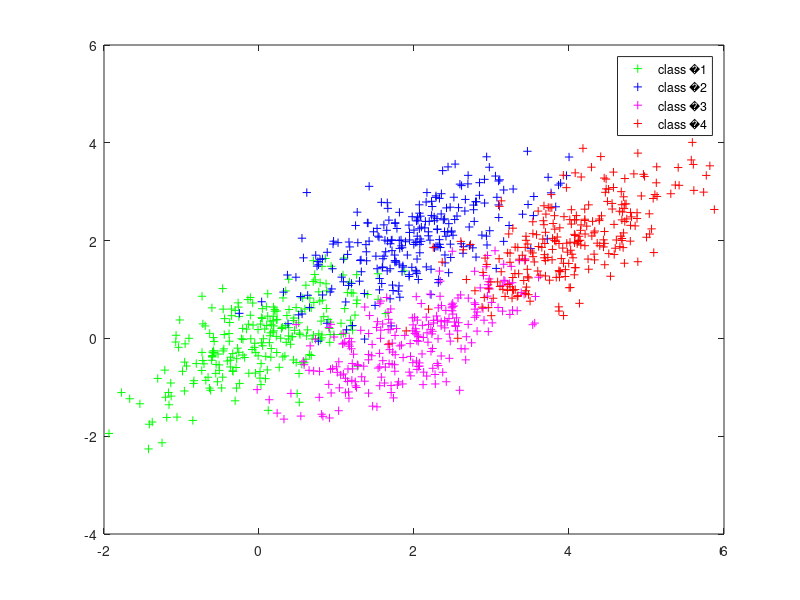

MATLAB code for this plot: (Note: this script raises an error after producing the figure.)
%%  MEROS D
%%  
%% Epanerxeste sto meros B, dhladh stis 4 isopi9anes klaseis me ypo syn9hkh
%% synarthsh pyknothtas pi9anothtas twn xarakthristikwn pou einai 2D 
%% Gaussians me meses times ths e3iswshs (1) kai koina, mh diagwnia mhtrwa
%% syndiasporas ths e3iswshs (3). Sto meros auto ths ergasias 9a 9ewrhsete 
%% oti exete dyo klaseis pou prokyptoun apo thn enwsh twn prohgoumenwn
%% klasewn, kai 9a ta3inomhsete ta dedomena xrhsimopoiwdas thn probolh tous
%% se katallhlh eu9eia, me bash tous metasxhmatismous PCA kai LDA. Gia ton
%% skopo auto:
%%
diary on;
clear; clc;
disp('MEROS D');
pause;
clc;

%% D.1
%% Opws kai sta prohgoumena merh, dhmiourghste to synolo ekpaideushs 1000
%% shmeiwn, pou "phgazoun" apo tis 4 klaseis kai katanomes
%%

disp('Meros D.1');
disp('------------');

p = [0.5, 0.5];
l = 2; M = 4; N = 1000; n = N/4;
randn('seed',0);

MU1 = [0,0]; MU2 = [2,2]; MU3 = [2,0]; MU4 = [4,2];
SIGMA = [0.6 0.4 ; 0.4 0.6];
r1 = mvnrnd(MU1,SIGMA,n);
r2 = mvnrnd(MU2,SIGMA,n);
r3 = mvnrnd(MU3,SIGMA,n);
r4 = mvnrnd(MU4,SIGMA,n);

disp('Figure1 shows the data for 4 classes');

figure(1);
plot(r1(:,1),r1(:,2),'g+');
hold on;
plot(r2(:,1),r2(:,2),'b+');
hold on;
plot(r3(:,1),r3(:,2),'m+');
hold on;
plot(r4(:,1),r4(:,2),'r+');
legend('class �1','class �2','class �3','class �4');

disp('Press any key to continue');
pause;
clc;

%% D.2
%% Syndyaste tis klaseis se dyo, dhladh thn �1 = �1U�2 kai �2=�3U�4
%%

disp('Meros D.2/D.3');
disp('------------');

data1 = fusion(r1,r2);
data2 = fusion(r3,r4);

M = 2; n = N/2;

%% D.3 
%% Sxediaste ta dedomena twn dyo klasewn ston 2-D xwro
%%

figure(2);
plot(data1(:,1),data1(:,2),'b+');
hold on;
plot(data2(:,1),data2(:,2),'r+');
legend('class �1','class �2');

disp('Figure2 shows the data for the fusioned classes');

disp('Press any key to continue');
pause;
clc;

%% D.4
%% 9ewrhste oti oi dyo klaseis modelopoioudai me mia 2-D Gaussian h ka9e
%% mia (dhladh h ypo syn9hkh synarthsh pyknothtas pi9anothtas twn 
%% xarakthristikwn do9eishs ths klashs). Ypologiste sthn synexeia tis meses
%% times kai mhtrwa syndiasporas twn dyo gaussians xrhsimopoiwdas ektimhsh
%% megisths pi9anofaneias
%%

disp('Meros D.4');
disp('------------');

disp('Mean and covarince based on maximum likelihood estimation');

m1 = [0,0]; m2 = [0,0];
for i=1:n
    m1 = m1 + data1(i,:);
    m2 = m2 + data2(i,:);
end

disp('Mean for class �1 :');
m1 = m1/n
disp('Mean for class �2 :');
m2 = m2/n


S1 = [0,0;0,0]; S2 = [0,0;0,0]; 
for i=1:n
    S1 = S1 + (data1(i,:) - m1)' * (data1(i,:) - m1);
    S2 = S2 + (data2(i,:) - m2)' * (data2(i,:) - m2);
end

disp('Covarience matrix for class �1 :');
S1 = S1/n
disp('Covarience matrix for class �1 :');
S2 = S2/n

disp('Press any key to continue');
pause;
clc;

%% D.5
%% Ta3inomhste ta dedomena stis dyo klaseis me bash ton ta3inomhth 
%% eukleideias apostashs kai ton bayesian ta3inomhth. Se ka9e periptwsh,
%% ypologiste to sfalma ta3inomhshs (%)
%%

disp('Meros D.5');
disp('------------');

% euclidean method for the data
disp('Euclidean method for the data');

norms1 = zeros(500,M);
norms2 = zeros(500,M);

for i=1:n
  norms1(i,1) = norm(data1(i,:)-m1,2);
  norms1(i,2) = norm(data1(i,:)-m2,2);
  
  norms2(i,1) = norm(data2(i,:)-m1,2);
  norms2(i,2) = norm(data2(i,:)-m2,2);
end

errors = 0;

for i=1:n
   if (find_min_pos(norms1(i,:))~= 1)
       errors = errors + 1;
   end
   if (find_min_pos(norms2(i,:))~= 2)
       errors = errors + 1;
   end
end

disp('Euclidean method for the data gives error (%) :');
(errors/N)*100


% bayesian method for the data
disp('Bayesian method for the data');

g1 = zeros(n,M);
g2 = zeros(n,M);

c = zeros(1,2);
c(1) = -0.5*l*log(2*pi)-0.5*log(det(S1));
c(2) = -0.5*l*log(2*pi)-0.5*log(det(S2));

for i=1:n
  g1(i,1) = -0.5*((data1(i,:)-m1)/S1) *(data1(i,:)-m1)' + log(p(1)) + c(1);
  g1(i,2) = -0.5*((data1(i,:)-m2)/S2) *(data1(i,:)-m2)' + log(p(2)) + c(2);

  g2(i,1) = -0.5*((data2(i,:)-m1)/S1) *(data2(i,:)-m1)' + log(p(1)) + c(1);
  g2(i,2) = -0.5*((data2(i,:)-m2)/S2) *(data2(i,:)-m2)' + log(p(2)) + c(2);
end

errors = 0;

for i=1:n
   if (find_max_pos(g1(i,:))~= 1)
       errors = errors + 1;
   end
   if (find_max_pos(g2(i,:))~= 2)
       errors = errors + 1;
   end
end

disp('Bayesian method for the data gives error (%) :');
(errors/N)*100

disp('Press any key to continue');
pause;
clc;

%% D6
%% Sth synexeia, breite thn monodiastath probolh twn dedomenwn tou synolou
%% ekpaideushs kata mhkos tou idiodianysmatos pou adistoixh sthn megalyterh
%% idiotimh me bash ton metasxhmatismo PCA. Sxediaste ta shmeia pou
%% prokyptoun. Ti parathreite;
%%

disp('Meros D.6');
disp('------------');

% STEP 1 : substract the mean
adjustData1 = zeros(n,M);
adjustData2 = zeros(n,M);
for i=1:n
    adjustData1(i,:) = data1(i,:) - m1;
    adjustData2(i,:) = data2(i,:) - m2;
end

% STEP 2 : calculate the the covarience matrix
R1 = [0,0;0,0]; R2 = [0,0;0,0]; 
for i=1:n
    R1 = R1 + adjustData1(i,:)' * adjustData1(i,:);
    R2 = R2 + adjustData2(i,:)' * adjustData2(i,:);
end
R1 = R1/n;
R2 = R2/n;

% STEP 3 : calculate the eigenvectors and the eigenvalues of the covarience
%          matrix
[V1,D1] = eig(R1);
[V2,D2] = eig(R2);

% STEP 4 : choosing components and forming a feature vector
A1 = eigenSort(D1,V1);
A2 = eigenSort(D2,V2);

% STEP 5 : deriving the new data set
newData1 = zeros(500,2);
newData2 = zeros(500,2);

lala = pca(adjustData1)

for i=1:n
%     newData1(i,:) = (lala(:,1))' * adjustData1(i,:)' ;
%     newData2(i,:) = (lala(:,1))' * adjustData2(i,:)' ;
    newData1(i,:) = (A1(:,1))' * adjustData1(i,:)' ;
    newData2(i,:) = (A2(:,1))' * adjustData2(i,:)' ;
end

disp('Figure3 demonstrates the projection of our data ');
disp('using the PCA trasform');

figure(3);
plot(data1(:,1),data1(:,2),'b+');
hold on;
plot(data2(:,1),data2(:,2),'r+');
hold on;
plot(newData1(:,1),newData1(:,2),'g+');
hold on;
plot(newData2(:,1),newData2(:,2),'g--o');
legend('class �1','class �2');

disp('Press any key to continue');
pause;
clc;

%% D.7
%% Ta3inomhste ta shmeia pou prokyptoun xrhsimopoiwdas ton monodiastato
%% ta3inomhth eukleideias apostashs kai ton bayesian ta3inomhth (gia
%% teleutaio xrhsimopoihste 1-D Gaussians gia ka9e klash). Ypologiste to
%% sfalma ta3inomhshs.
%%

disp('Meros D.7');
disp('------------');

% mean and variance for the pca data, based on likelihood
mean1=0; mean2=0;
for i=1:n
    mean1 = mean1 + newData1(i,1);
    mean2 = mean2 + newData2(i,1);
end
mean1 = mean1/500;
mean2 = mean2/500;

var1=0; var2=0;
for i=1:n
    var1 = (newData1(i,1)-mean1)^2;
    var2 = (newData2(i,1)-mean2)^2;
end
var1 = var1/n;
var2 = var2/n;

% euclidian method for the pca data
norms1 = zeros(n,M);
norms2 = zeros(n,M);

for i=1:n
  norms1(i,1) = norm(newData1(i,:)-mean1,2);
  norms1(i,2) = norm(newData1(i,:)-mean2,2);
  
  norms2(i,1) = norm(newData2(i,:)-mean1,2);
  norms2(i,2) = norm(newData2(i,:)-mean2,2);
end

errors = 0;

for i=1:n
   if (find_min_pos(norms1(i,:))~= 1)
       errors = errors + 1;
   end
   if (find_min_pos(norms2(i,:))~= 2)
       errors = errors + 1;
   end
end

disp('Euclidean method for the pca data gives error (%) :')
(errors/N)*100

% bayesian method for the pca data
g1pca = zeros(n,M);
g2pca = zeros(n,M);

c = zeros(1,2);
c(1) = -0.5*log(2*pi)-0.5*log(var1);
c(2) = -0.5*log(2*pi)-0.5*log(var2);

for i=1:n
  g1pca(i,1) = norm(newData1(i,:)-mean1,2)/(2*var1) + log(p(1)) + c(1);
  g1pca(i,2) = norm(newData1(i,:)-mean2,2)/(2*var2) + log(p(2)) + c(2);

  g2pca(i,1) = norm(newData2(i,:)-mean1,2)/(2*var1) + log(p(1)) + c(1);
  g2pca(i,2) = norm(newData2(i,:)-mean2,2)/(2*var2) + log(p(2)) + c(2);
end

errors = 0;

for i=1:n
   if (find_max_pos(g1pca(i,:))~= 1)
       errors = errors + 1;
   end
   if (find_max_pos(g2pca(i,:))~= 2)
       errors = errors + 1;
   end
end

disp('Bayesian method for the pca data gives error (%) :')
(errors/N)*100

disp('Press any key to continue');
pause;
clc;

%% D.8
%% Sth synexeia, breite pali thn monodiastath probolh twn dedomenwn tou
%% synolou ekpaideushs, alla auth th fora me bash ton metasxhmatismo LDA.
%% Sxediaste ta shmeia pou prokyptoun.Ti parathreite se sxesh me to 
%% bhma D.6; 
%%

disp('Meros D.8');
disp('------------');

Sw = p(1)*S1 + p(2)*S2;
w = Sw\((m1-m2)');

ldaData1 = zeros(n,M);
ldaData2 = zeros(n,M);

for i=1:n
    ldaData1(i,:) = w' * data1(i,:)' ;
    ldaData2(i,:) = w' * data2(i,:)' ;
end

ldaData1 = ldaData1/norm(w,2);
ldaData2 = ldaData2/norm(w,2);

disp('Figure4 demonstrates the projection of our data ');
disp('using the PCA trasform');

figure(4);
plot(data1(:,1),data1(:,2),'b+');
hold on;
plot(data2(:,1),data2(:,2),'r+');
hold on;
plot(-ldaData1(:,1),ldaData1(:,2),'b+');
hold on;
plot(-ldaData2(:,1),ldaData2(:,2),'r+');
legend('class �1','class �2');

disp('Press any key to continue');
pause;
clc;

%% D9
%% Ta3inomhste ta shmeia pou prokyptoun xrhsimopoiwdas ton monodiastato
%% ta3inomhth eukleideias apostashs kai ton bayesian ta3inomhth (gia ton
%% teleutaio xrhsimopoieiste 1-D Gaussians gia ka9e klash). Ypologiste to
%% sfalma ta3inomhshs. Ti parathreite se sxesh me to bhma D.7;
%%

disp('Meros D.9');
disp('------------');

% mean and variance for the lda data, based on likelihood
mean1=0; mean2=0;
for i=1:n
    mean1 = mean1 + ldaData1(i,1);
    mean2 = mean2 + ldaData2(i,1);
end
mean1 = mean1/n;
mean2 = mean2/n;

var1=0; var2=0;
for i=1:n
    var1 = (ldaData1(i,1)-mean1)^2;
    var2 = (ldaData2(i,1)-mean2)^2;
end
var1 = var1/n;
var2 = var2/n;

% euclidian method for the lda data
norms1 = zeros(n,M);
norms2 = zeros(n,M);

for i=1:n
  norms1(i,1) = norm(ldaData1(i,:)-mean1,2);
  norms1(i,2) = norm(ldaData1(i,:)-mean2,2);
  
  norms2(i,1) = norm(ldaData2(i,:)-mean1,2);
  norms2(i,2) = norm(ldaData2(i,:)-mean2,2);
end

errors = 0;

for i=1:n
   if (find_min_pos(norms1(i,:))~= 1)
       errors = errors + 1;
   end
   if (find_min_pos(norms2(i,:))~= 2)
       errors = errors + 1;
   end
end

disp('Euclidean method for the pca data gives error (%) :')
(errors/N)*100

% bayesian method for the lda data
g1lda = zeros(n,M);
g2lda = zeros(n,M);

c = zeros(1,2);
c(1) = -0.5*log(2*pi)-0.5*log(var1);
c(2) = -0.5*log(2*pi)-0.5*log(var2);

for i=1:n
  g1lda(i,1) = norm(ldaData1(i,:)-mean1,2)/(2*var1) + log(p(1)) + c(1);
  g1lda(i,2) = norm(ldaData1(i,:)-mean2,2)/(2*var2) + log(p(2)) + c(2);

  g2lda(i,1) = norm(ldaData2(i,:)-mean1,2)/(2*var1) + log(p(1)) + c(1);
  g2lda(i,2) = norm(ldaData2(i,:)-mean2,2)/(2*var2) + log(p(2)) + c(2);
end

errors = 0;

for i=1:n
   if (find_max_pos(g1pca(i,:))~= 1)
       errors = errors + 1;
   end
   if (find_max_pos(g2pca(i,:))~= 2)
       errors = errors + 1;
   end
end

disp('Bayesian method for the pca data gives error (%) :')
(errors/N)*100

disp('Press any key to exit');
pause;
clc;

diary off;